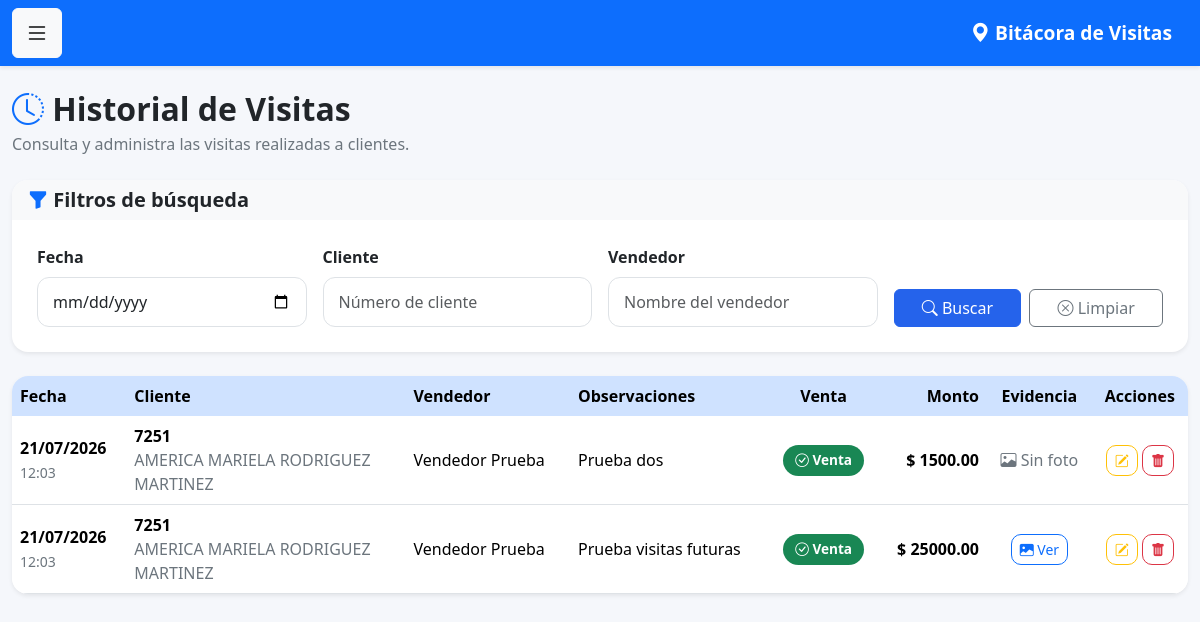
Before: /historial_visitas (signed in) with the older database file.
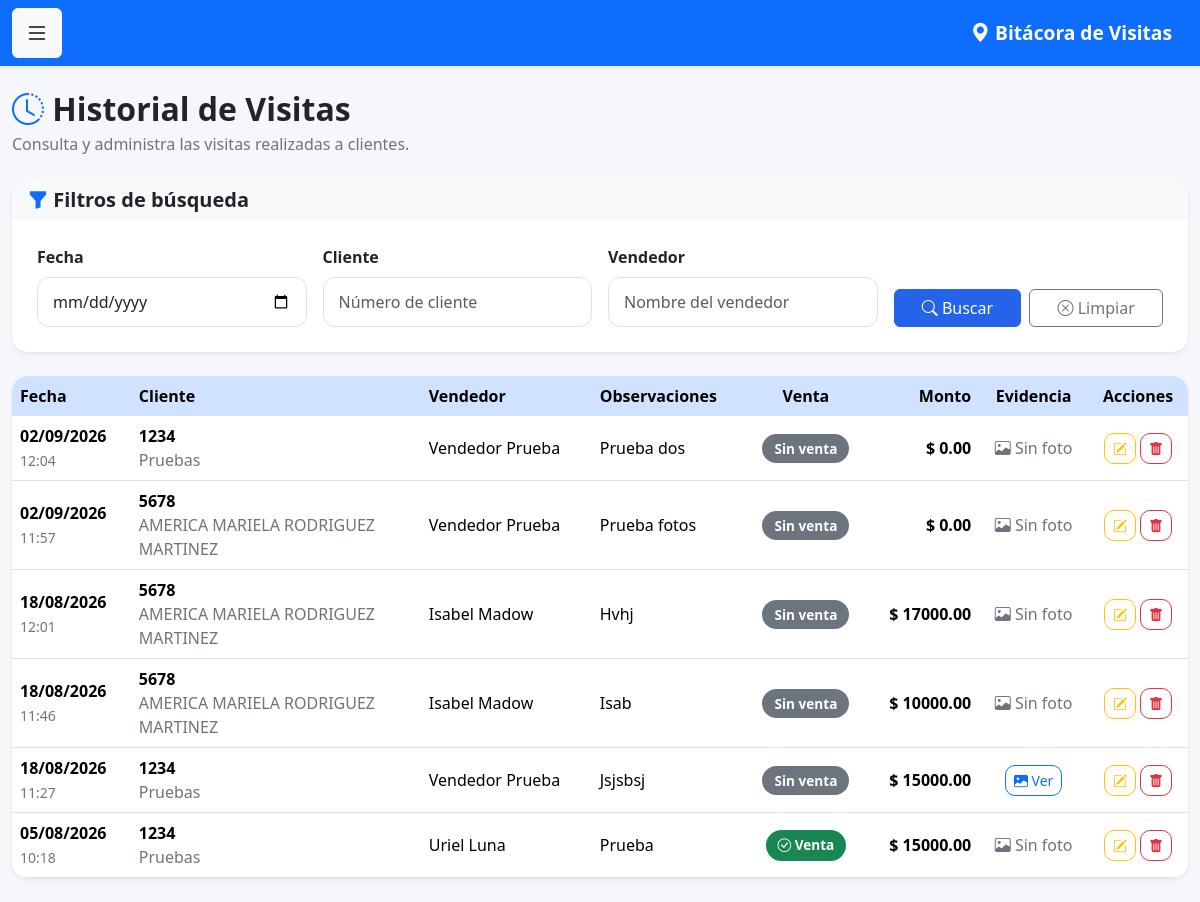
After: the same page with the newer database file.
### models.py (models this page shows)
class Visita(db.Model):
    __tablename__ = 'visitas'
    id = db.Column(
        db.Integer,
        primary_key=True
    )
    fecha = db.Column(
        db.DateTime,
        default=datetime.now
    )
    observaciones = db.Column(
        db.Text
    )
    venta_realizada = db.Column(
        db.Boolean,
        default=False
    )
    monto_venta = db.Column(
        db.Float,
        default=0
    )
    proxima_visita = db.Column(
        db.Date
    )
    cliente_id = db.Column(
        db.Integer,
        db.ForeignKey('clientes.id')
    )
    usuario_id = db.Column(
        db.Integer,
        db.ForeignKey('usuarios.id')
    )
    latitud = db.Column(
    db.String(50)
    )
    longitud = db.Column(
    db.String(50)
    )
    foto = db.Column(
    db.String(255)
    )
    cliente = db.relationship(
        'Cliente',
        backref='visitas'
    )
    usuario = db.relationship(
        'Usuario',
        backref='visitas'
    )

class Cliente(db.Model):
    __tablename__ = 'clientes'
    id = db.Column(
        db.Integer,
        primary_key=True
    )
    num_cliente = db.Column(
        db.String(20),
        unique=True,
        nullable=False
    )
    nombre = db.Column(
        db.String(150),
        nullable=False
    )
    grupo = db.Column(
        db.String(100)
    )
    canal = db.Column(
        db.String(100)
    )
    vendedor = db.Column(
        db.Integer
    )

class Usuario(UserMixin, db.Model):
    __tablename__ = 'usuarios'
    id = db.Column(db.Integer, primary_key=True)
    nombre = db.Column(db.String(100), nullable=False)
    correo = db.Column(db.String(120), unique=True, nullable=False)
    password = db.Column(db.String(500), nullable=False)
    rol = db.Column(db.String(20), default='vendedor')
    activo = db.Column(db.Boolean, default=True)

### app.py (the view)
@app.route('/historial_visitas')
@login_required
def historial_visitas():
    fecha = request.args.get('fecha', '')
    cliente = request.args.get('cliente', '')
    vendedor = request.args.get('vendedor', '')
    consulta = Visita.query
    if current_user.rol == 'vendedor':
        consulta = consulta.filter(
            Visita.usuario_id == current_user.id
        )
    if fecha:
        consulta = consulta.filter(
            db.func.date(Visita.fecha) == fecha
        )
    if cliente:
        consulta = consulta.join(Cliente).filter(
            Cliente.num_cliente.contains(cliente)
        )
    if (
        vendedor and
        current_user.rol in ['admin', 'supervisor']
    ):
        consulta = consulta.join(Usuario).filter(
            Usuario.nombre.contains(vendedor)
        )
    visitas = consulta.order_by(
        Visita.fecha.desc()
    ).all()
    return render_template(
        'historial_visitas.html',
        visitas=visitas
    )

### app.py (called while the page is built)
@login_manager.user_loader
def load_user(user_id):
    return Usuario.query.get(int(user_id))

### templates/historial_visitas.html (shortened to what the changed rows need)
{% extends 'base.html' %}
{% block contenido %}
<div class="d-flex justify-content-between align-items-center mb-4">
    <div>
        <h2 class="fw-bold mb-1">
            <i class="bi bi-clock-history text-primary"></i>
            Historial de Visitas
        </h2>
    </div>
</div>
<div class="card shadow-sm border-0 rounded-4">
<div class="table-responsive">
<table class="table table-hover align-middle mb-0">
<thead class="table-primary">
<tr>
<th>Fecha</th>
<th>Cliente</th>
<th>Vendedor</th>
<th>Observaciones</th>
<th class="text-center">Venta</th>
<th class="text-end">Monto</th>
<th class="text-center">Evidencia</th>
<th class="text-center">Acciones</th>
</tr>
</thead>
<tbody>
{% for visita in visitas %}
<tr>
<td>
<span class="fw-semibold">
{{ visita.fecha.strftime('%d/%m/%Y') }}
</span>
<br>
<small class="text-muted">
{{ visita.fecha.strftime('%H:%M') }}
</small>
</td>
<td>
<strong>
{{ visita.cliente.num_cliente }}
</strong>
<br>
<span class="text-muted">
{{ visita.cliente.nombre }}
</span>
</td>
<td>
<div class="d-flex align-items-center gap-2">
    <span>
        {{ visita.usuario.nombre }}
    </span>
</div>
</td>
<td>
{% if visita.observaciones %}
{{ visita.observaciones }}
{% else %}
<span class="text-muted">
Sin observaciones
</span>
{% endif %}
</td>
<td class="text-center">
{% if visita.venta_realizada %}
<span class="badge bg-success">
<i class="bi bi-check-circle"></i>
Venta
</span>
{% else %}
<span class="badge bg-secondary">
Sin venta
</span>
{% endif %}
</td>
<td class="text-end fw-bold">
$ {{ "%.2f"|format(visita.monto_venta or 0) }}
</td>
<td class="text-center">
{% if visita.foto %}
<button
class="btn btn-outline-primary btn-sm"
data-bs-toggle="modal"
data-bs-target="#modalFoto{{ visita.id }}">
<i class="bi bi-image-fill"></i>
Ver
</button>
{% else %}
<span class="text-muted">
<i class="bi bi-image"></i>
Sin foto
</span>
{% endif %}
</td>
<td class="text-center">
<a href="/visita/editar/{{ visita.id }}"
class="btn btn-outline-warning btn-sm"
title="Editar">
<i class="bi bi-pencil-square"></i>
</a>
{% if current_user.rol == 'admin' %}
<a href="/visita/eliminar/{{ visita.id }}"
class="btn btn-outline-danger btn-sm"
onclick="return confirm('¿Eliminar esta visita?');"
title="Eliminar">
<i class="bi bi-trash-fill"></i>
</a>
{% endif %}
</td>
</tr>
{% endfor %}
</tbody>
</table>
</div>
</div>
{% endblock %}

Changed rows visible on the page:
removed Visita: fecha "21/07/2026", fecha "12:03", cliente.num_cliente "7251", cliente.nombre "AMERICA MARIELA RODRIGUEZ MARTINEZ", usuario.nombre "Vendedor Prueba", observaciones "Prueba visitas futuras", venta_realizada True (drawn), monto_venta "25000.00"
added Visita: fecha "02/09/2026", fecha "12:04", cliente.num_cliente "1234", cliente.nombre "Pruebas", usuario.nombre "Vendedor Prueba", observaciones "Prueba dos", venta_realizada "Sin venta", monto_venta "0.00", shows "Sin foto"
added Visita: fecha "02/09/2026", fecha "11:57", cliente.num_cliente "5678", cliente.nombre "AMERICA MARIELA RODRIGUEZ MARTINEZ", usuario.nombre "Vendedor Prueba", observaciones "Prueba fotos", venta_realizada "Sin venta", monto_venta "0.00", shows "Sin foto"
added Visita: fecha "18/08/2026", fecha "12:01", cliente.num_cliente "5678", cliente.nombre "AMERICA MARIELA RODRIGUEZ MARTINEZ", usuario.nombre "Isabel Madow", observaciones "Hvhj", venta_realizada "Sin venta", monto_venta "17000.00", shows "Sin foto"
added Visita: fecha "18/08/2026", fecha "11:46", cliente.num_cliente "5678", cliente.nombre "AMERICA MARIELA RODRIGUEZ MARTINEZ", usuario.nombre "Isabel Madow", observaciones "Isab", venta_realizada "Sin venta", monto_venta "10000.00", shows "Sin foto"
changed Visita: fecha "21/07/2026" → "18/08/2026"; fecha "12:03" → "11:27"; cliente.num_cliente "7251" → "1234"; cliente.nombre "AMERICA MARIELA RODRIGUEZ MARTINEZ" → "Pruebas"; observaciones "Prueba dos" → "Jsjsbsj"; monto_venta "1500.00" → "15000.00"; venta_realizada "Venta" → "Sin venta"; foto "Sin foto" → "Ver"
added Visita: fecha "05/08/2026", fecha "10:18", cliente.num_cliente "1234", cliente.nombre "Pruebas", usuario.nombre "Uriel Luna", observaciones "Prueba", venta_realizada True (drawn), monto_venta "15000.00", shows "Sin foto"
